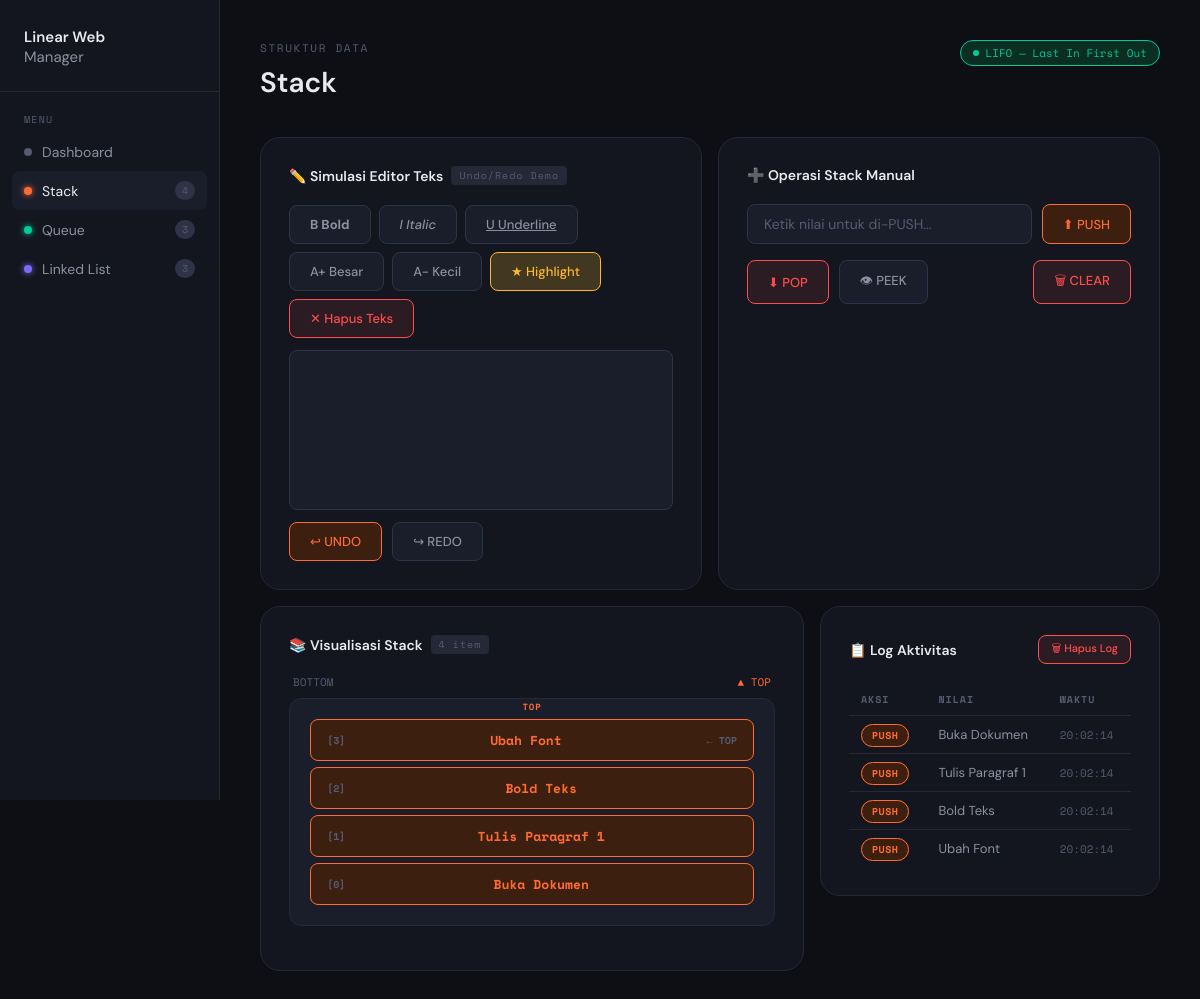
The page /pages/stack/index.php on the database its author committed.
### tables this page shows
CREATE TABLE IF NOT EXISTS `stack_items` (
  `id`         INT UNSIGNED AUTO_INCREMENT PRIMARY KEY,
  `session_id` INT UNSIGNED NOT NULL,
  `value`      VARCHAR(255) NOT NULL,
  `position`   INT UNSIGNED NOT NULL,
  `pushed_at`  TIMESTAMP NOT NULL DEFAULT CURRENT_TIMESTAMP,
  FOREIGN KEY (`session_id`) REFERENCES `stack_sessions`(`id`) ON DELETE CASCADE
);

CREATE TABLE IF NOT EXISTS `stack_log` (
  `id`         INT UNSIGNED AUTO_INCREMENT PRIMARY KEY,
  `session_id` INT UNSIGNED NOT NULL,
  `action`     ENUM('PUSH','POP','PEEK','CLEAR') NOT NULL,
  `value`      VARCHAR(255) NULL,
  `acted_at`   TIMESTAMP NOT NULL DEFAULT CURRENT_TIMESTAMP,
  FOREIGN KEY (`session_id`) REFERENCES `stack_sessions`(`id`) ON DELETE CASCADE
);

### pages/stack/index.php (the view, shortened to what this page needs)
<?php
require_once '../../includes/header.php';
$items   = $db->query("SELECT * FROM stack_items WHERE session_id = 1 ORDER BY position ASC")->fetchAll();
$logs    = $db->query("SELECT * FROM stack_log WHERE session_id = 1 ORDER BY acted_at DESC LIMIT 10")->fetchAll();
?>
<div class="page-header">
    <div class="page-header-left">
        <div class="eyebrow">Struktur Data</div>
        <h2>Stack</h2>
    </div>
    <div class="page-header-right">
        <span class="status-pill">LIFO — Last In First Out</span>
    </div>
</div>
<div style="display:grid; grid-template-columns:1fr 1fr; gap:16px; margin-bottom:16px;">
    <div class="card">
        <div class="card-title">
            ✏️ Simulasi Editor Teks
            <span class="tag">Undo/Redo Demo</span>
        </div>
        <div style="display:flex; gap:8px; flex-wrap:wrap; margin-bottom:12px;">
            <button class="btn btn-ghost" type="button" onclick="editorAction('bold')"
                style="font-weight:700;">B Bold</button>
            <button class="btn btn-ghost" type="button" onclick="editorAction('italic')"
                style="font-style:italic;">I Italic</button>
            <button class="btn btn-ghost" type="button" onclick="editorAction('underline')"
                style="text-decoration:underline;">U Underline</button>
            <button class="btn btn-ghost" type="button" onclick="editorAction('fontSize')"
                >A+ Besar</button>
            <button class="btn btn-ghost" type="button" onclick="editorAction('fontSizeDown')"
                >A- Kecil</button>
            <button class="btn btn-ghost" type="button" onclick="editorAction('highlight')"
                style="background:rgba(255,184,48,0.2); border-color:var(--warning); color:var(--warning);">
                ★ Highlight</button>
            <button class="btn btn-danger" type="button" onclick="editorAction('clear')"
                >✕ Hapus Teks</button>
        </div>
        <div id="editorArea" contenteditable="true"
            style="min-height:160px; padding:16px;
                   background:var(--bg3); border:1px solid var(--border2);
                   border-radius:8px; color:var(--text);
                   font-size:15px; line-height:1.7;
                   outline:none; cursor:text;"
            placeholder="Ketik teks di sini lalu gunakan toolbar...">
        </div>
        <div style="display:flex; gap:10px; margin-top:12px;">
            <button class="btn btn-stack" type="button" onclick="doUndo()" id="btnUndo">
                ↩ UNDO
            </button>
            <button class="btn btn-ghost" type="button" onclick="doRedo()" id="btnRedo">
                ↪ REDO
            </button>
        </div>
    </div>
    <div class="card">
        <div class="card-title">
            ➕ Operasi Stack Manual
        </div>
        <div class="input-group">
            <input type="text" id="pushValue" class="input-field"
                placeholder="Ketik nilai untuk di-PUSH...">
            <button class="btn btn-stack" type="button" onclick="doPush()">⬆ PUSH</button>
        </div>
        <div style="display:flex; gap:10px; flex-wrap:wrap;">
            <button class="btn btn-danger" type="button" onclick="doPop()">⬇ POP</button>
            <button class="btn btn-ghost"  type="button" onclick="doPeek()">👁 PEEK</button>
            <button class="btn btn-danger" type="button" onclick="doClear()"
                style="margin-left:auto;">🗑 CLEAR</button>
        </div>
    </div>
</div>
<div style="display:grid; grid-template-columns:1fr 340px; gap:16px;">
    <div class="card">
        <div class="card-title">
            📚 Visualisasi Stack
            <span class="tag" id="stackCount"><?= count($items) ?> item</span>
        </div>
        <div style="display:flex; justify-content:space-between;
                    font-family:var(--mono); font-size:11px;
                    color:var(--text3); margin-bottom:8px; padding:0 4px;">
            <span>BOTTOM</span>
            <span style="color:var(--stack);">▲ TOP</span>
        </div>
        <div class="viz-container" id="stackViz" style="
            flex-direction:column-reverse;
            align-items:stretch;
            gap:6px; min-height:200px;">
            <?php if (empty($items)): ?>
                <div class="viz-empty">Stack kosong — mulai PUSH item</div>
            <?php else: ?>
                <?php foreach ($items as $i => $item): ?>
                <div class="node-box" id="node-<?= $item['id'] ?>">
                    <div class="node-val node-stack <?= $i===count($items)-1 ? 'top-node':'' ?>"
                         style="width:100%; display:flex;
                                justify-content:space-between; align-items:center;">
                        <span style="font-family:var(--mono); font-size:10px; color:var(--text3);">[<?= $item['position'] ?>]</span>
                        <span><?= htmlspecialchars($item['value']) ?></span>
                        <span style="font-size:10px; color:var(--text3);"><?= $i===count($items)-1 ? '← TOP':'' ?></span>
                    </div>
                </div>
                <?php endforeach; ?>
            <?php endif; ?>
        </div>
    </div>
    <div class="card" style="align-self:start;">
        <div class="card-title">
            📋 Log Aktivitas
            <button class="btn btn-danger" type="button" onclick="clearLog()"
                style="margin-left:auto; padding:4px 12px; font-size:11px;">
                🗑 Hapus Log
            </button>
        </div>
        <table class="log-table">
            <thead>
                <tr><th>Aksi</th><th>Nilai</th><th>Waktu</th></tr>
            </thead>
            <tbody id="logBody">
                <?php foreach ($logs as $log): ?>
                <tr>
                    <td><span class="action-pill pill-<?= strtolower($log['action']) ?>"><?= $log['action'] ?></span></td>
                    <td><?= htmlspecialchars($log['value'] ?? '—') ?></td>
                    <td style="font-family:var(--mono); font-size:11px; color:var(--text3);"><?= date('H:i:s', strtotime($log['acted_at'])) ?></td>
                </tr>
                <?php endforeach; ?>
            </tbody>
        </table>
    </div>
</div>
<?php require_once '../../includes/footer.php'; ?>

### assets/css/style.css (style rules this page uses)
:root { --bg: #0d0f14; --bg2: #13161e; --bg3: #1a1e2a; --border: #252836; --border2: #2e3347; --text: #e8eaf0; --text2: #8b90a0; --text3: #555b70; --stack: #ff6b35; --stack-dim: #3d1f0f; --queue: #00c896; --queue-dim: #0a2e22; --list: #7c6af7; --list-dim: #1e1a40; --success: #00c896; --danger: #ff4d4d; --warning: #ffb830; --mono: 'Space Mono', monospace; --sans: 'DM Sans', sans-serif; --radius: 12px; --radius-lg: 20px; --shadow: 0 4px 24px rgba(0,0,0,0.3); }
*, *::before, *::after { box-sizing: border-box; margin: 0; padding: 0; }
html { scroll-behavior: smooth; }
body { font-family: var(--sans); background: var(--bg); color: var(--text); min-height: 100vh; overflow-x: hidden; }
button { cursor: pointer; font-family: var(--sans); }
.page-header { display: flex; align-items: flex-start; justify-content: space-between; margin-bottom: 36px; }
.page-header-left .eyebrow { font-family: var(--mono); font-size: 11px; letter-spacing: 0.15em; text-transform: uppercase; color: var(--text3); margin-bottom: 8px; }
.page-header-left h2 { font-size: 28px; font-weight: 600; color: var(--text); }
.card { background: var(--bg2); border: 1px solid var(--border); border-radius: var(--radius-lg); padding: 28px; }
.card-title { font-size: 14px; font-weight: 600; color: var(--text); margin-bottom: 20px; display: flex; align-items: center; gap: 8px; }
.card-title .tag { font-family: var(--mono); font-size: 10px; font-weight: 400; letter-spacing: 0.1em; color: var(--text3); background: var(--border); padding: 2px 8px; border-radius: 4px; }
.btn { display: inline-flex; align-items: center; gap: 6px; padding: 10px 20px; border-radius: 8px; font-size: 13px; font-weight: 500; border: 1px solid transparent; transition: all 0.15s; }
.btn-stack { background: var(--stack-dim); border-color: var(--stack); color: var(--stack); }
.btn-danger { background: rgba(255,77,77,0.1); border-color: var(--danger); color: var(--danger); }
.btn-ghost { background: var(--bg3); border-color: var(--border2); color: var(--text2); }
.input-group { display: flex; gap: 10px; margin-bottom: 16px; }
.input-field { flex: 1; background: var(--bg3); border: 1px solid var(--border2); border-radius: 8px; padding: 10px 16px; color: var(--text); font-family: var(--sans); font-size: 14px; outline: none; transition: border-color 0.15s; }
.input-field::placeholder { color: var(--text3); }
.viz-container { display: flex; align-items: center; gap: 8px; flex-wrap: wrap; min-height: 80px; padding: 20px; background: var(--bg3); border: 1px solid var(--border); border-radius: var(--radius); margin-bottom: 16px; }
.node-box { display: flex; flex-direction: column; align-items: center; gap: 4px; animation: nodeIn 0.3s ease; }
.node-val { padding: 10px 16px; border-radius: 8px; font-family: var(--mono); font-size: 13px; font-weight: 700; border: 1px solid; min-width: 60px; text-align: center; position: relative; }
.node-val.top-node::after { content: 'TOP'; position: absolute; top: -20px; left: 50%; transform: translateX(-50%); font-size: 9px; letter-spacing: 0.1em; color: var(--stack); }
.node-stack { background: var(--stack-dim); border-color: var(--stack); color: var(--stack); }
.log-table { width: 100%; border-collapse: collapse; font-size: 13px; }
.log-table th { text-align: left; padding: 8px 12px; font-family: var(--mono); font-size: 10px; letter-spacing: 0.1em; text-transform: uppercase; color: var(--text3); border-bottom: 1px solid var(--border); }
.log-table td { padding: 10px 12px; border-bottom: 1px solid var(--border); color: var(--text2); vertical-align: middle; }
.log-table tr:last-child td { border-bottom: none; }
.action-pill { font-family: var(--mono); font-size: 10px; padding: 3px 10px; border-radius: 20px; font-weight: 700; letter-spacing: 0.05em; }
.pill-push, .pill-insert { background: var(--stack-dim); color: var(--stack); border: 1px solid var(--stack); }
.status-pill { display: inline-flex; align-items: center; gap: 6px; background: var(--queue-dim); border: 1px solid var(--queue); color: var(--queue); font-family: var(--mono); font-size: 11px; padding: 4px 12px; border-radius: 20px; }
.status-pill::before { content: ''; width: 6px; height: 6px; border-radius: 50%; background: var(--queue); animation: blink 1.4s ease-in-out infinite; }

### rows shown on the page
stack_items: position "0", value "Buka Dokumen"
stack_items: position "1", value "Tulis Paragraf 1"
stack_items: position "2", value "Bold Teks"
stack_items: position "3", value "Ubah Font", shows "← TOP"
stack_log: action "PUSH", value "Buka Dokumen", acted_at "20:02:14"
stack_log: action "PUSH", value "Tulis Paragraf 1", acted_at "20:02:14"
stack_log: action "PUSH", value "Bold Teks", acted_at "20:02:14"
stack_log: action "PUSH", value "Ubah Font", acted_at "20:02:14"

### other values the page prints
$badgeStack "4"
$badgeQueue "3"
$badgeList "3"
count($items) "4"
